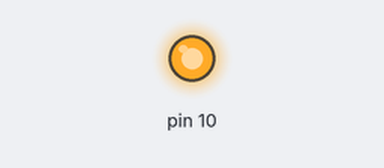
Simulated run of this sketch. Board: Arduino Nano, built with avr-gcc and run on an emulated ATmega328P. Parts: output pins drawn as LEDs (lit = HIGH).

Above: at 3.7 s.
At 8.2 s:
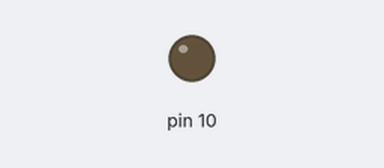
Timing chart, 0 to 11.7 s (numbered marks = the images above):
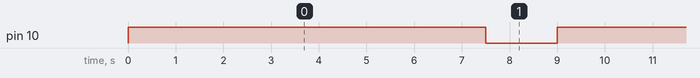

The sketch:

curso_clase_2_1.ino
```cpp
//Se utilizo el Arduino Nano, ATMega328P
//Cambio en la intensidad de un LED

// the setup function runs once when you press reset or power the board
void setup() {
  // initialize digital pin 10 as an output.
  pinMode(10, OUTPUT);
}

// the loop function runs over and over again forever
void loop() {
  digitalWrite(10, 255);   //Se inicia el degradado de la intensidad del Led coectado al pin 10.
  delay(1500);
  digitalWrite(10, 200);
  delay(1500);
  digitalWrite(10, 150);
  delay(1500);
  digitalWrite(10, 100);
  delay(1500);
  digitalWrite(10, 50);
  delay(1500);
  digitalWrite(10, 0);
  delay(1500);

}
```

Measured:
- by itself, pin 10: alternates HIGH for 7.5 s and LOW for 1.5 s
